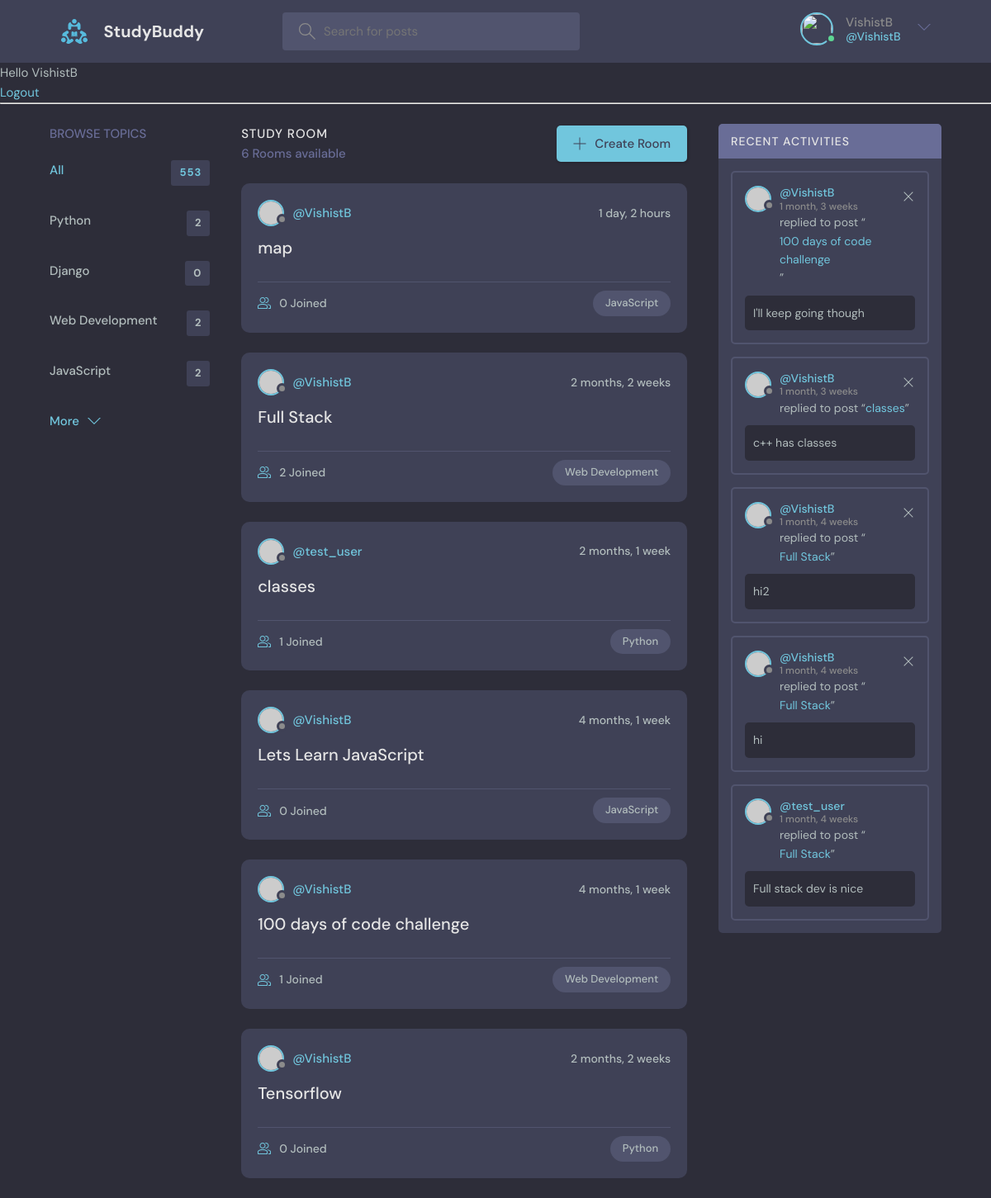
Screenshot of / (signed in) with the database file from the repository.
### base/models.py (models this page shows, shortened)
class Topic(models.Model):
    name = models.CharField(max_length=200)

class Room(models.Model):
    host = models.ForeignKey(User, on_delete=models.SET_NULL, null=True)
    topic= models.ForeignKey(Topic, on_delete=models.SET_NULL, null=True)
    name=models.CharField(max_length=200)
    description= models.TextField(null=True,blank=True)
    participants=models.ManyToManyField(User, related_name='participants', blank=True)
    updated=models.DateTimeField(auto_now=True)
    created=models.DateTimeField(auto_now_add=True)
    class Meta:
        ordering = ['-updated', 'created']
    def __str__(self):
        return self.name

class Message(models.Model):
    user = models.ForeignKey(User, on_delete=models.CASCADE)
    room = models.ForeignKey(Room, on_delete=models.CASCADE)
    body = models.TextField()
    updated=models.DateTimeField(auto_now=True)
    created=models.DateTimeField(auto_now_add=True)
    class Meta:
        ordering = ['-updated', 'created']

### base/views.py (the view)
# urls.py: path('',views.home, name="home"),
def home(request):
    q = request.GET.get('q') if request.GET.get('q')!=None else ''
    rooms=Room.objects.filter(Q(topic__name__icontains=q)|Q(name__icontains=q)|Q(description__icontains=q))
    topics=Topic.objects.all()
    room_count=rooms.count()
    room_messages= Message.objects.filter(Q(room__topic__name__icontains=q))
    context={'rooms':rooms, 'topics':topics, 'room_count':room_count, 'room_messages': room_messages}
    return render(request, 'base/home.html', context)

### base/templates/base/home.html (shortened to what this page needs)
{% extends 'main.html' %}
{% block content%}
    <main class="layout layout--3">
      <div class="container">
        {% include 'base/topics_components.html' %}
        <div class="roomList">
          <div class="roomList__header">
            <div>
              <h2>Study Room</h2>
              <p>{{rooms.count}} Rooms available</p>
            </div>
            <a class="btn btn--main" href="{% url 'create-room' %}">
              <svg version="1.1" xmlns="http://www.w3.org/2000/svg" width="32" height="32" viewBox="0 0 32 32">
                <title>add</title>
                <path
                  d="M16.943 0.943h-1.885v14.115h-14.115v1.885h14.115v14.115h1.885v-14.115h14.115v-1.885h-14.115v-14.115z"
                ></path>
              </svg>
              Create Room
            </a>
          </div>
          {% include 'base/feed_component.html' %}
        </div>
        {% include 'base/activity_component.html' %}
      </div>
    </main>
{% endblock %}

### Templates/navbar.html (shortened to what this page needs)
{% load static %}
<header class="header header--loggedIn">
    <div class="container">
        <a href="{% url 'home' %}" class="header__logo">
            <img src="{% static 'images/logo.svg' %}" />
            <h1>StudyBuddy</h1>
        </a>
        <form class="header__search" method="GET" action="{% url 'home' %}">
            <label>
                <input name="q" placeholder="Search for posts" />
            </label>
        </form>
        <nav class="header__menu">
            {% if request.user.is_authenticated %}
            <div class="header__user">
                <a href="#">
                    <div class="avatar avatar--medium active">
                        <img src="{{request.user.avatar.url}}" />
                    </div>
                    <p>{{request.user.username}} <span>@{{request.user.username}}</span></p>
                </a>
                <button class="dropdown-button">
                    <svg version="1.1" xmlns="http://www.w3.org/2000/svg" width="32" height="32" viewBox="0 0 32 32">
                        <title>chevron-down</title>
                        <path d="M16 21l-13-13h-3l16 16 16-16h-3l-13 13z"></path>
                    </svg>
                </button>
            </div>
            {% else %}
            <a href="{% url 'login' %}">
                <img src="{% static 'images/avatar.svg' %}" />
                <p>Login</p>
            </a>
            {% endif %}
        </nav>
    </div>
</header>
{% if request.user.is_authenticated %}
<p>Hello {{request.user}}</p>
<a href="{% url 'logout' %}">Logout</a>
{% else %}
<a href="{% url 'login' %}">Login</a>
{% endif %}
<hr>

### base/templates/base/topics_components.html
<div class="topics">
    <div class="topics__header">
      <h2>Browse Topics</h2>
    </div>
    <ul class="topics__list">
      <li>
        <a href="{% url 'home' %}" class="active">All <span>553</span></a>
      </li>
      {% for topic in topics %}
      <li>
        <a href="{% url 'home' %}?q={{topic.name}}">{{topic.name}}<span>{{topic.room_set.all.count}}</span></a>
      </li>
      {% endfor %}
    </ul>
    <a class="btn btn--link" href="topics.html">
      More
      <svg version="1.1" xmlns="http://www.w3.org/2000/svg" width="32" height="32" viewBox="0 0 32 32">
        <title>chevron-down</title>
        <path d="M16 21l-13-13h-3l16 16 16-16h-3l-13 13z"></path>
      </svg>
    </a>
  </div>

### base/templates/base/feed_component.html (shortened to what this page needs)
{% for room in rooms %}
<div class="roomListRoom">
    <div class="roomListRoom__header">
      <a href="{% url 'user-profile' room.host.id %}" class="roomListRoom__author">
        <div class="avatar avatar--small">
          <img src="https://randomuser.me/api/portraits/women/11.jpg" />
        </div>
        <span>@{{room.host.username}}</span>
      </a>
      <div class="roomListRoom__actions">
        <span>{{room.created|timesince}}</span>
      </div>
    </div>
    <div class="roomListRoom__content">
      <a href="{% url 'room' room.id%}">{{room.name}}</a>
    </div>
    <div class="roomListRoom__meta">
      <a href="{% url 'room' room.id%}" class="roomListRoom__joined">
        {{room.participants.all.count}} Joined
      </a>
      <p class="roomListRoom__topic">{{room.topic.name}}</p>
    </div>
  </div>
{% endfor %}

### base/templates/base/activity_component.html
<div class="activities">
    <div class="activities__header">
      <h2>Recent Activities</h2>
    </div>
    {% for message in room_messages %}
    <div class="activities__box">
      <div class="activities__boxHeader roomListRoom__header">
        <a href="{% url 'user-profile' message.user.id%}" class="roomListRoom__author">
          <div class="avatar avatar--small">
            <img src="https://randomuser.me/api/portraits/women/11.jpg" />
          </div>
          <p>
            @{{message.user}}
            <span>{{message.created|timesince}}</span>
          </p>
        </a>
        {% if request.user == message.user %}
        <div class="roomListRoom__actions">
          <a href="{% url 'delete-message' message.id %}">
            <svg version="1.1" xmlns="http://www.w3.org/2000/svg" width="32" height="32" viewBox="0 0 32 32">
              <title>remove</title>
              <path
                d="M27.314 6.019l-1.333-1.333-9.98 9.981-9.981-9.981-1.333 1.333 9.981 9.981-9.981 9.98 1.333 1.333 9.981-9.98 9.98 9.98 1.333-1.333-9.98-9.98 9.98-9.981z"
              ></path>
            </svg>
          </a>
        </div>
        {% endif %}
      </div>
      <div class="activities__boxContent">
        <p>replied to post “<a href="{% url 'room' message.room.id %}">{{message.room}}</a>”</p>
        <div class="activities__boxRoomContent">
          {{message.body}}
        </div>
      </div>
    </div>
    {% endfor %}
  </div>

### rows the page displays
Topic: name "Python", room_set.all.count "2"
Topic: name "Django", room_set.all.count "0"
Topic: name "Web Development", room_set.all.count "2"
Topic: name "JavaScript", room_set.all.count "2"
Room: host.username "VishistB", created "1 day, 2 hours", name "map", participants.all.count "0", topic.name "JavaScript"
Room: host.username "VishistB", created "2 months, 2 weeks", name "Full Stack", participants.all.count "2", topic.name "Web Development"
Room: host.username "test_user", created "2 months, 1 week", name "classes", participants.all.count "1", topic.name "Python"
Room: host.username "VishistB", created "4 months, 1 week", name "Lets Learn JavaScript", participants.all.count "0", topic.name "JavaScript"
Room: host.username "VishistB", created "4 months, 1 week", name "100 days of code challenge", participants.all.count "1", topic.name "Web Development"
Room: host.username "VishistB", created "2 months, 2 weeks", name "Tensorflow", participants.all.count "0", topic.name "Python"
Message: user "VishistB", created "1 month, 3 weeks", room "100 days of code challenge", body "I'll keep going though"
Message: user "VishistB", created "1 month, 3 weeks", room "classes", body "c++ has classes"
Message: user "VishistB", created "1 month, 4 weeks", room "Full Stack", body "hi2"
Message: user "VishistB", created "1 month, 4 weeks", room "Full Stack", body "hi"
Message: user "test_user", created "1 month, 4 weeks", room "Full Stack", body "Full stack dev is nice"

### other values shown
{{ request.user.username }} "VishistB"
{{ request.user }} "VishistB"
{{ rooms.count }} "6"
